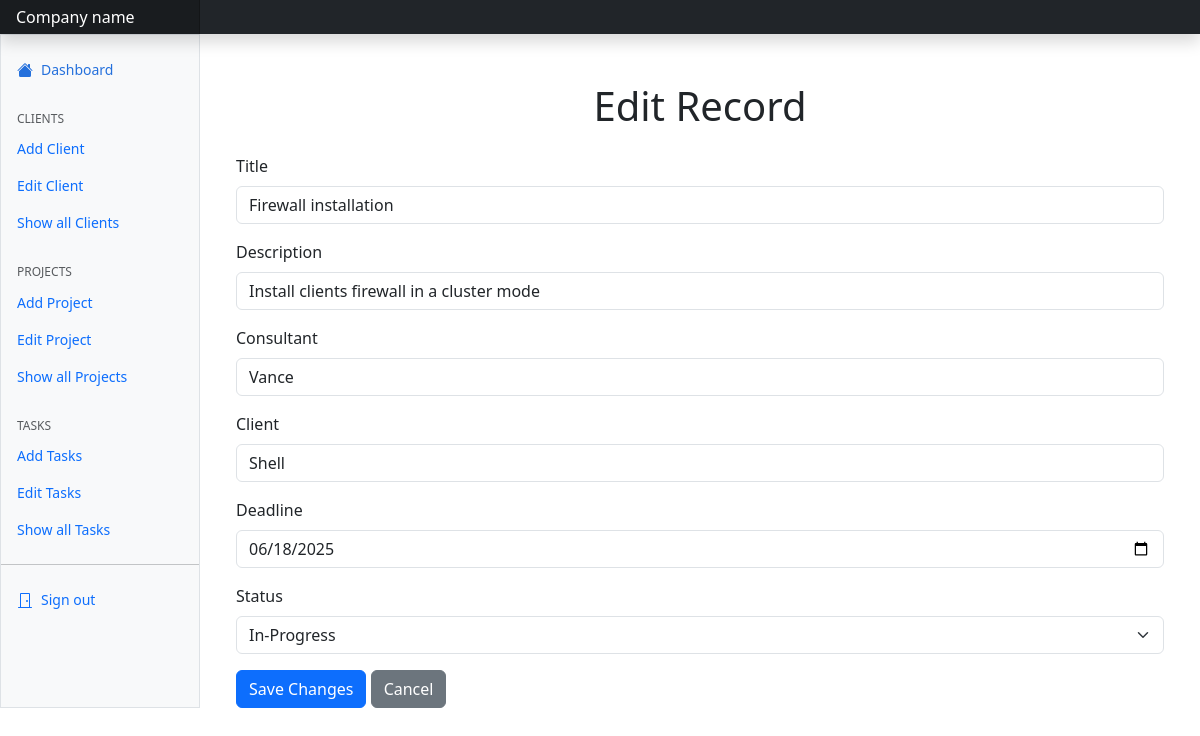
/editp/2, run on the app's committed database.
### tables this page shows
CREATE TABLE "projects" (
	"id"	INTEGER,
	"Title"	TEXT,
	"Description"	TEXT,
	"Consultant"	TEXT,
	"Client"	TEXT,
	"Deadline"	TEXT,
	"Status"	TEXT,
	PRIMARY KEY("id" AUTOINCREMENT)
);

### server.py (the view, shortened to what this page needs)
@app.route("/editp/<int:project_id>", methods=["GET", "POST"])
def editp(project_id):
    conn = sqlite3.connect("data.db")
    cursor = conn.cursor()
    if request.method == 'GET':
        project = conn.execute('SELECT * FROM projects WHERE id = ?', (project_id,)).fetchone()
        conn.close()
        if project:
            project_data = {
                'id': project[0],
                'Title': project[1],
                'Description': project[2],
                'Consultant': project[3],
                'Client': project[4],
                'Deadline': project[5],
                'Status': project[6]
            }
            return render_template('editp.html', projects=project_data)
        else:
            return "Project not found", 404

### templates/editp.html (shortened to what this page needs)
{% extends "dashboard.html" %}
{% block content %}
<link href="https://cdn.jsdelivr.net/npm/bootstrap@5.3.0/dist/css/bootstrap.min.css" rel="stylesheet">
<div class="container mt-5">
    <h1 class="text-center mb-4">Edit Record</h1>
    <form method="POST">
        <div class="mb-3">
            <label for="column1" class="form-label">Title</label>
            <input type="text" class="form-control" id="column1" name="column1" value="{{ projects['Title'] }}" required>
        </div>
        <div class="mb-3">
            <label for="column2" class="form-label">Description</label>
            <input type="text" class="form-control" id="column2" name="column2" value="{{ projects['Description'] }}" required>
        </div>
        <div class="mb-3">
            <label for="column3" class="form-label">Consultant</label>
            <input type="text" class="form-control" id="column3" name="column3" value="{{ projects['Consultant'] }}" required>
        </div>
        <div class="mb-3">
            <label for="column4" class="form-label">Client</label>
            <input type="text" class="form-control" id="column4" name="column4" value="{{ projects['Client'] }}" required>
        </div>
        <div class="mb-3">
            <label for="column5" class="form-label">Deadline</label>
            <input type="date" class="form-control" id="column5" name="column5" value="{{ projects['Deadline'] }}" required>
        </div>
        <div class="mb-3">
            <label for="inputState" class="form-label">Status</label>
            <select name="column6" id="inputState" class="form-select">
                <option value="In-Progress" {% if projects['Status'] == 'In-Progress' %}selected{% endif %}>In-Progress</option>
            </select>
        </div>
        <button type="submit" class="btn btn-primary">Save Changes</button>
        <a href="/projects" class="btn btn-secondary">Cancel</a>
    </form>
</div>
{% endblock %}

### data on the page
projects: column1 "Firewall installation", column2 "Install clients firewall in a cluster mode", column3 "Vance", column4 "Shell", column5 "06/18/2025", column6 "In-Progress"
